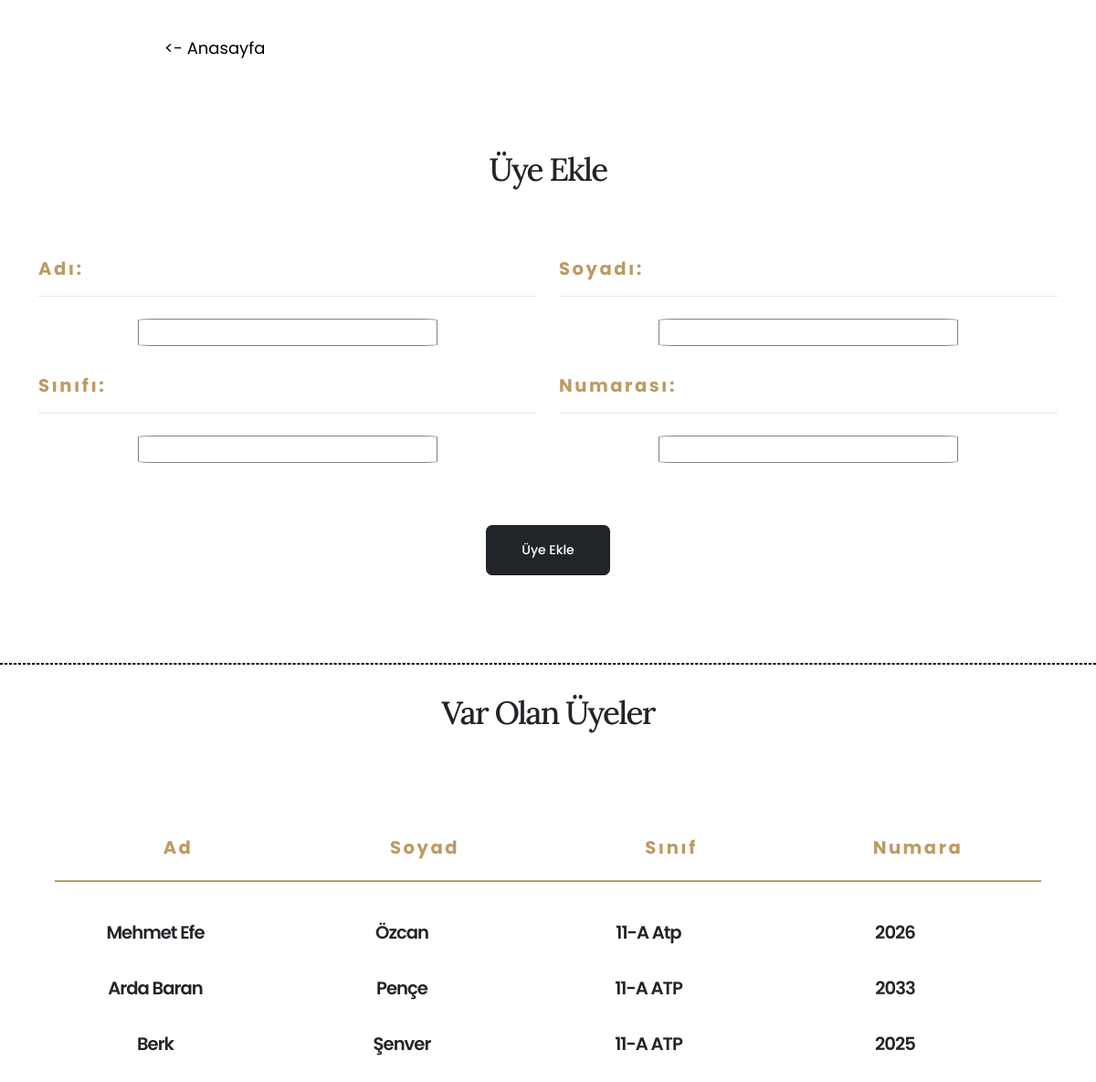
Before: /add-member with the older database file.
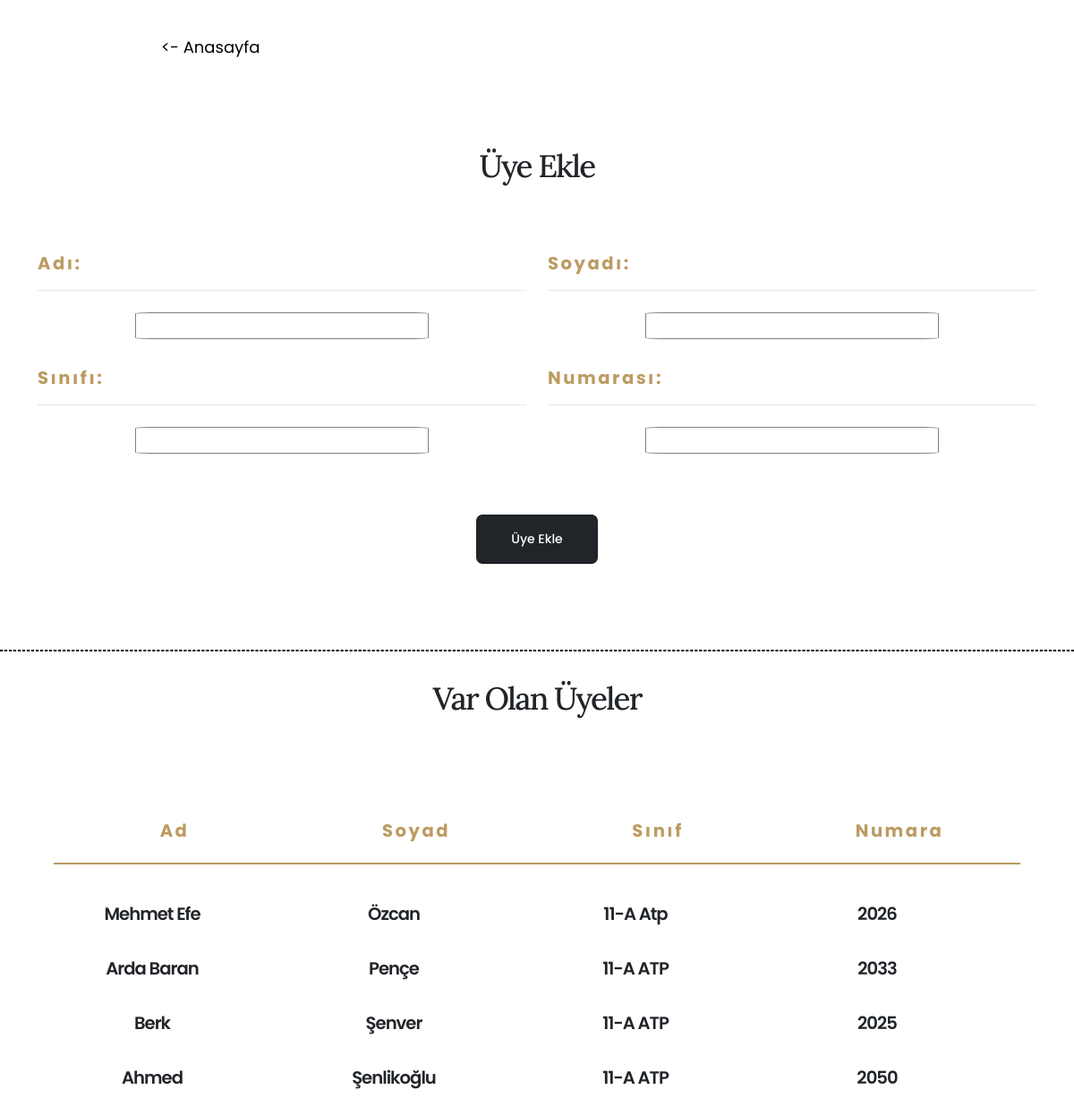
After: the same page with the newer database file.
### main.py (models this page shows)
class members(db.Model):
    id = db.Column(db.Integer, primary_key=True)
    name = db.Column(db.String(50), nullable=False)
    surname = db.Column(db.String(50), nullable=False)
    classroom = db.Column(db.String(10), nullable=False)
    no = db.Column(db.String(10), nullable=False)

### main.py (the view, shortened to what this page needs)
@app.route("/add-member", methods=["POST", "GET"])
def memberPage():
    _members = members.query.all()
    return render_template("addMember.html", members=_members)

### templates/addMember.html (shortened to what the changed rows need)
<!DOCTYPE html>
<html lang="en">
  <head>
    <link rel="stylesheet" href="../static/css/bootstrap.min.css" />
    <link rel="stylesheet" href="../static/css/all.min.css" />
    <link rel="stylesheet" href="../static/css/animate.compat.css" />
    <link rel="stylesheet" href="../static/css/simple-line-icons.min.css" />
    <link rel="stylesheet" href="../static/css/owl.carousel.min.css" />
    <link rel="stylesheet" href="../static/css/owl.theme.default.min.css" />
    <link rel="stylesheet" href="../static/css/magnific-popup.min.css" />
    <link rel="stylesheet" href="../static/css/theme.css" />
    <link rel="stylesheet" href="../static/css/theme-elements.css" />
    <link rel="stylesheet" href="../static/css/theme-blog.css" />
    <link rel="stylesheet" href="../static/css/theme-shop.css" />
    <link rel="stylesheet" href="../static/css/demo-restaurant.css" />
    <link
      id="skinCSS"
      rel="stylesheet"
      href="../static/css/skin-restaurant.css"
    />
    <link rel="stylesheet" href="../static/css/custom.css" />
    <link href="../static/css/all.min.css" rel="stylesheet" type="text/css" />
    <link rel="stylesheet" href="../static/css/style.css" />
  </head>
  <body>
    <div style="margin-top: 30px">
      <main style="display: flex; flex-direction: column; margin-bottom: 50px">
        {% for member in members %}
        <div
          style="
            width: 90%;
            margin: 0 auto;
            text-align: center;
            justify-content: center;
            align-items: center;
            padding-top: 20px;
            display: flex;
            flex-direction: row;
          "
        >
          <article style="width: 60%; margin-right: 50px">
            <div>
              <h4 style="word-break: break-all">{{member.name}}</h4>
            </div>
          </article>
          <article style="width: 60%; margin-right: 50px">
            <div>
              <h4 style="word-break: break-all">{{member.surname}}</h4>
            </div>
          </article>
          <article style="width: 60%; margin-right: 50px">
            <div>
              <h4 style="word-break: break-all">{{member.classroom}}</h4>
            </div>
          </article>
          <article style="width: 60%; margin-right: 50px">
            <div>
              <h4 style="word-break: break-all">{{member.no}}</h4>
            </div>
          </article>
        </div>
        {% endfor %}
      </main>
    </div>
  </body>
</html>

Changed rows visible on the page:
added members: name "Ahmed", surname "Şenlikoğlu", classroom "11-A ATP", no "2050"
